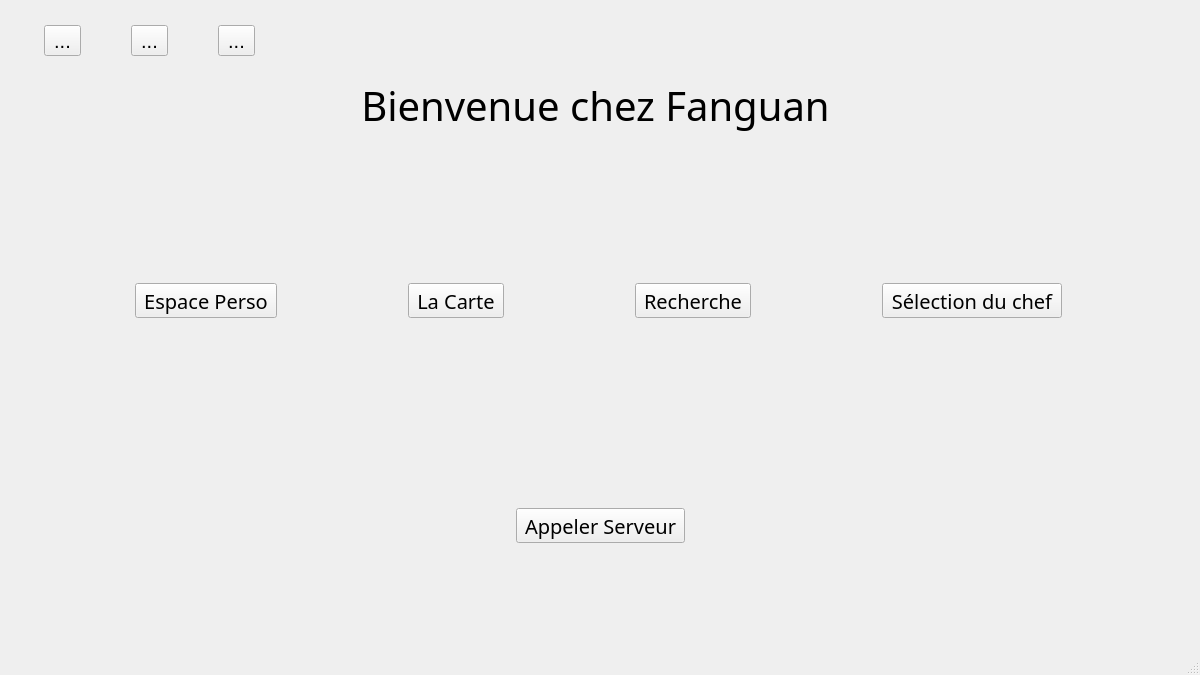
<?xml version="1.0" encoding="UTF-8"?>
<ui version="4.0">
 <class>MainWindow</class>
 <widget class="QMainWindow" name="MainWindow">
  <property name="geometry">
   <rect>
    <x>0</x>
    <y>0</y>
    <width>1200</width>
    <height>675</height>
   </rect>
  </property>
  <property name="font">
   <font>
    <pointsize>15</pointsize>
   </font>
  </property>
  <property name="windowTitle">
   <string>MainWindow</string>
  </property>
  <widget class="QWidget" name="centralwidget">
   <widget class="QWidget" name="horizontalLayoutWidget">
    <property name="geometry">
     <rect>
      <x>10</x>
      <y>200</y>
      <width>1181</width>
      <height>201</height>
     </rect>
    </property>
    <layout class="QHBoxLayout" name="horizontalLayout">
     <item>
      <widget class="QToolButton" name="persoButton">
       <property name="font">
        <font>
         <family>Manjari</family>
         <pointsize>15</pointsize>
        </font>
       </property>
       <property name="text">
        <string>Espace Perso</string>
       </property>
       <property name="icon">
        <iconset>
         <normaloff>smileymaison.png</normaloff>smileymaison.png</iconset>
       </property>
       <property name="iconSize">
        <size>
         <width>150</width>
         <height>130</height>
        </size>
       </property>
       <property name="toolButtonStyle">
        <enum>Qt::ToolButtonTextUnderIcon</enum>
       </property>
      </widget>
     </item>
     <item>
      <widget class="QToolButton" name="menuButton">
       <property name="font">
        <font>
         <family>Manjari</family>
         <pointsize>15</pointsize>
        </font>
       </property>
       <property name="text">
        <string>La Carte</string>
       </property>
       <property name="icon">
        <iconset>
         <normaloff>menu.png</normaloff>menu.png</iconset>
       </property>
       <property name="iconSize">
        <size>
         <width>150</width>
         <height>130</height>
        </size>
       </property>
       <property name="toolButtonStyle">
        <enum>Qt::ToolButtonTextUnderIcon</enum>
       </property>
      </widget>
     </item>
     <item>
      <widget class="QToolButton" name="searchButton">
       <property name="font">
        <font>
         <family>Manjari</family>
         <pointsize>15</pointsize>
        </font>
       </property>
       <property name="text">
        <string>Recherche</string>
       </property>
       <property name="icon">
        <iconset>
         <normaloff>loupe.jpg</normaloff>loupe.jpg</iconset>
       </property>
       <property name="iconSize">
        <size>
         <width>150</width>
         <height>130</height>
        </size>
       </property>
       <property name="toolButtonStyle">
        <enum>Qt::ToolButtonTextUnderIcon</enum>
       </property>
      </widget>
     </item>
     <item>
      <widget class="QToolButton" name="selectionButton">
       <property name="font">
        <font>
         <family>Manjari</family>
         <pointsize>15</pointsize>
        </font>
       </property>
       <property name="text">
        <string>Sélection du chef</string>
       </property>
       <property name="icon">
        <iconset>
         <normaloff>toque.png</normaloff>toque.png</iconset>
       </property>
       <property name="iconSize">
        <size>
         <width>150</width>
         <height>130</height>
        </size>
       </property>
       <property name="toolButtonStyle">
        <enum>Qt::ToolButtonTextUnderIcon</enum>
       </property>
      </widget>
     </item>
    </layout>
   </widget>
   <widget class="QWidget" name="horizontalLayoutWidget_2">
    <property name="geometry">
     <rect>
      <x>10</x>
      <y>430</y>
      <width>1181</width>
      <height>191</height>
     </rect>
    </property>
    <layout class="QHBoxLayout" name="horizontalLayout_2">
     <item>
      <widget class="QToolButton" name="waiterButton">
       <property name="font">
        <font>
         <family>Manjari</family>
        </font>
       </property>
       <property name="text">
        <string>Appeler Serveur</string>
       </property>
       <property name="icon">
        <iconset>
         <normaloff>bell.png</normaloff>bell.png</iconset>
       </property>
       <property name="iconSize">
        <size>
         <width>150</width>
         <height>130</height>
        </size>
       </property>
       <property name="toolButtonStyle">
        <enum>Qt::ToolButtonTextUnderIcon</enum>
       </property>
      </widget>
     </item>
    </layout>
   </widget>
   <widget class="QLabel" name="label">
    <property name="geometry">
     <rect>
      <x>0</x>
      <y>70</y>
      <width>1191</width>
      <height>71</height>
     </rect>
    </property>
    <property name="font">
     <font>
      <family>Manjari</family>
      <pointsize>30</pointsize>
      <italic>false</italic>
     </font>
    </property>
    <property name="text">
     <string>Bienvenue chez Fanguan</string>
    </property>
    <property name="alignment">
     <set>Qt::AlignCenter</set>
    </property>
   </widget>
   <widget class="QWidget" name="horizontalLayoutWidget_3">
    <property name="geometry">
     <rect>
      <x>0</x>
      <y>10</y>
      <width>301</width>
      <height>61</height>
     </rect>
    </property>
    <layout class="QHBoxLayout" name="horizontalLayout_6">
     <item>
      <widget class="QToolButton" name="franceButton">
       <property name="text">
        <string>...</string>
       </property>
       <property name="icon">
        <iconset>
         <normaloff>france.jpg</normaloff>france.jpg</iconset>
       </property>
       <property name="iconSize">
        <size>
         <width>45</width>
         <height>30</height>
        </size>
       </property>
      </widget>
     </item>
     <item>
      <widget class="QToolButton" name="toolButton_2">
       <property name="text">
        <string>...</string>
       </property>
       <property name="icon">
        <iconset>
         <normaloff>angleterre.jpg</normaloff>angleterre.jpg</iconset>
       </property>
       <property name="iconSize">
        <size>
         <width>45</width>
         <height>30</height>
        </size>
       </property>
      </widget>
     </item>
     <item>
      <widget class="QToolButton" name="chinaButton">
       <property name="text">
        <string>...</string>
       </property>
       <property name="icon">
        <iconset>
         <normaloff>chine.png</normaloff>chine.png</iconset>
       </property>
       <property name="iconSize">
        <size>
         <width>45</width>
         <height>30</height>
        </size>
       </property>
      </widget>
     </item>
    </layout>
   </widget>
  </widget>
  <widget class="QStatusBar" name="statusbar"/>
 </widget>
 <resources/>
 <connections/>
</ui>
